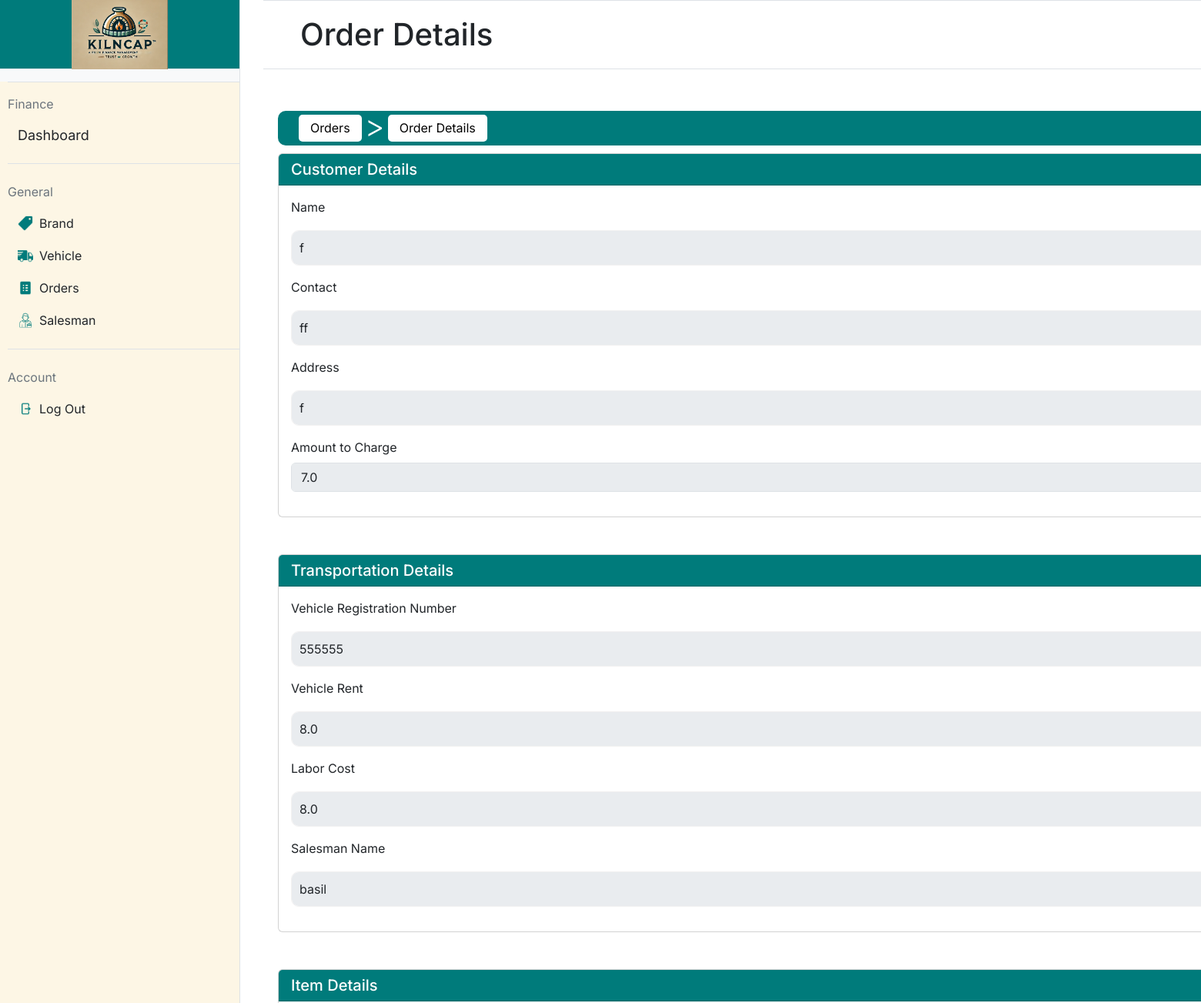
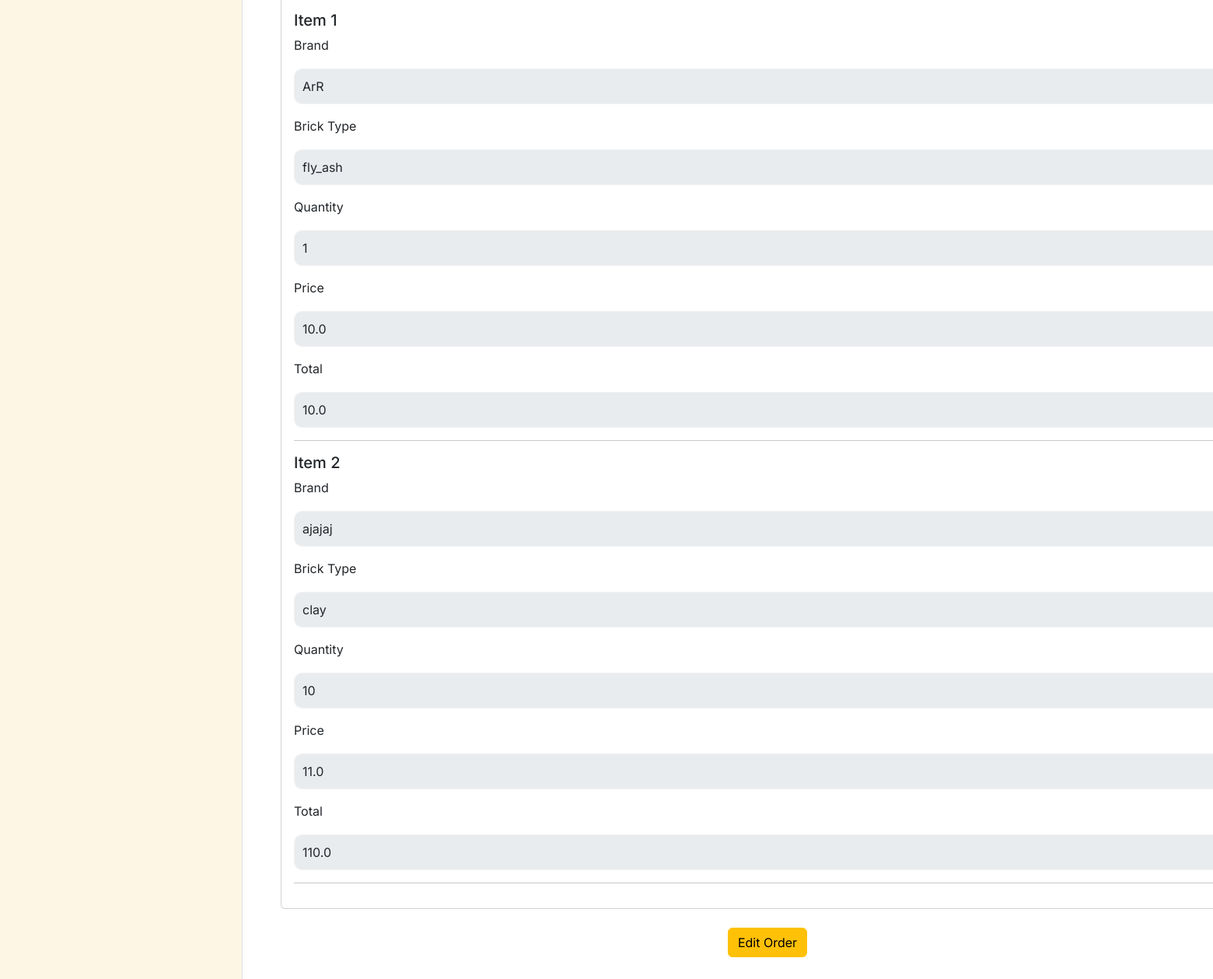
Page /order/8 on the committed database (2 pictures, top to bottom).
### app.py (models this page shows, shortened)
class Order(db.Model):
    __tablename__ = 'orders'
    id = db.Column(db.Integer, primary_key=True)  # Order ID
    customer_name = db.Column(db.String(100), nullable=False)  # Customer's name
    customer_contact = db.Column(db.String(15), nullable=False)  # Customer's contact number
    customer_address = db.Column(db.String(200), nullable=False)  # Customer's address
    vehicle_rent = db.Column(db.Float, nullable=False)  # Vehicle rent
    labor_cost = db.Column(db.Float, nullable=False)  # Labor cost
    total_amount = db.Column(db.Float, nullable=False)  # Total amount for the order
    order_date = db.Column(db.DateTime, nullable=False, default=db.func.current_timestamp())
    salesman_id = db.Column(db.Integer, db.ForeignKey('salesmen.id'), nullable=False)  # Salesman ID
    vehicle_id = db.Column(db.Integer, db.ForeignKey('vehicles.id'), nullable=False)  # Vehicle ID
    salesman = db.relationship('Salesman', backref=db.backref('orders', lazy=True))  # Salesman relationship
    vehicle = db.relationship('Vehicle', backref=db.backref('orders', lazy=True))  # Vehicle relationship
    items = db.relationship('Item', backref=db.backref('order', lazy=True), cascade='all, delete-orphan')  # Items relationship

class Vehicle(db.Model):
    __tablename__ = 'vehicles'
    id = db.Column(db.Integer, primary_key=True)
    registration_no = db.Column(db.String(20), unique=True, nullable=False)  # Vehicle registration number
    vehicle_type = db.Column(db.String(50), nullable=False)  # Type of vehicle
    capacity = db.Column(db.Integer, nullable=False)  # Capacity in kilograms
    ownership_status = db.Column(db.String(10), nullable=False)  # Ownership status (own/private)

class Salesman(db.Model):
    __tablename__ = 'salesmen'
    id = db.Column(db.Integer, primary_key=True)  # Salesman ID (Primary Key)
    name = db.Column(db.String(100), nullable=False)  # Salesman's name
    contact_no = db.Column(db.String(15), unique=True, nullable=False)  # Salesman's contact number
    cnic = db.Column(db.String(15), unique=True, nullable=False)  # Salesman's CNIC (Computerized National Identity Card)

class Item(db.Model):
    __tablename__ = 'items'
    id = db.Column(db.Integer, primary_key=True)  # Item ID
    order_id = db.Column(db.Integer, db.ForeignKey('orders.id'), nullable=False)  # Foreign key to Order table
    brick_type_name = db.Column(db.String(50), nullable=False)  # Name of the brick type
    brand_id = db.Column(db.Integer, db.ForeignKey('brands.id'), nullable=False)  # Brand ID
    quantity = db.Column(db.Integer, nullable=False)  # Quantity of the brick
    price = db.Column(db.Float, nullable=False)  # Price of the brick
    total_price = db.Column(db.Float, nullable=False)  # Total price for this item (quantity * price)
    brand = db.relationship('Brand', backref=db.backref('items', lazy=True))

class Brand(db.Model):
    __tablename__ = 'brands'
    id = db.Column(db.Integer, primary_key=True, autoincrement=True)
    name = db.Column(db.String(30), nullable=False)
    location = db.Column(db.String(100), nullable=False)
    contact_no = db.Column(db.String(12), unique=True, nullable=False)
    principal_contact = db.Column(db.String(12), nullable=False)
    brick_types = db.relationship('BrickType', backref='brand', cascade="all, delete-orphan")
    def __repr__(self):
        return f"<Brand {self.name} - Location: {self.location}>"

### app.py (the view)
@app.route('/order/<int:order_id>', methods=['GET'])
def order_details(order_id):
    order = Order.query.get_or_404(order_id)
    return render_template('order_details.html', order=order)

### templates/order_details.html (shortened to what this page needs)
{% extends "base.html" %}
{% block mainheading %}
    Order Details
{% endblock %}
{% block maincontent %}
<nav class="navbar navbar-expand-lg"
    style="background-color: #007b7b; border-radius: 10px; padding: 5px 15px; height: 45px; width: 100%;">
    <div class="container-fluid d-flex align-items-center">
        <div class="collapse navbar-collapse" id="navbarNav">
            <ul class="navbar-nav d-flex align-items-center">
                <li class="nav-item">
                    <a class="nav-link text-black"
                        href="{{ url_for('orders') }}"
                        style="background-color: white; color: black; border-radius: 5px; padding: 5px 15px; height: 35px; line-height: 25px; transition: all 0.3s ease; text-decoration: none;"
                        onmouseover="this.style.backgroundColor='#f0f0f0'; this.style.color='white';"
                        onmouseout="this.style.backgroundColor='white'; this.style.color='black';">Orders</a>
                </li>
                <li class="mx-1"
                    style="color: white;padding-bottom: 5px; font-size: 40px; font-weight:300">&gt;</li>
                <li class="nav-item">
                    <a class="nav-link text-black" href="#"
                        style="background-color: white; color: black; border-radius: 5px; padding: 5px 15px; height: 35px; line-height: 25px; text-decoration: none;">Order
                        Details</a>
                </li>
            </ul>
        </div>
    </div>
</nav>
<div class="d-flex flex-column gap-4" style="padding-top: 10px;">
    <div class="card mb-4" >
        <div class="card-header text-white" style="background-color: #007B7B;">
            <h5 class="mb-0">Customer Details</h5>
        </div>
        <div class="card-body">
            <div class="mb-3">
                <label class="form-label">Name</label>
                <input type="text" id="customer_name" class="form-control" value="{{ order.customer_name }}" disabled>
            </div>
            <div class="mb-3">
                <label class="form-label">Contact</label>
                <input type="text" id="customer_name" class="form-control" value="{{ order.customer_contact }}" disabled>
            </div>
            <div class="mb-3">
                <label class="form-label">Address</label>
                <input type="text" id="customer_name" class="form-control" value="{{ order.customer_address }}" disabled>
            </div>
            <div class="mb-3">
                <label for="total_amount" class="form-label">Amount to Charge</label>
                <input type="number" id="total_amount" class="form-control" value="{{ order.total_amount }}" disabled>
            </div>
        </div>
    </div>
    <div class="card mb-4">
        <div class="card-header text-white" style="background-color: #007B7B;">
            <h5 class="mb-0">Transportation Details</h5>
        </div>
        <div class="card-body">
            <div class="mb-3">
                <label class="form-label">Vehicle Registration Number</label>
                <input type="text" id="customer_name" class="form-control" value="{{ order.vehicle.registration_no }}" disabled>
            </div>
            <div class="mb-3">
                <label class="form-label">Vehicle Rent</label>
                <input type="text" id="customer_name" class="form-control" value="{{ order.vehicle_rent }}" disabled>
            </div>
            <div class="mb-3">
                <label class="form-label">Labor Cost</label>
                <input type="text" id="customer_name" class="form-control" value="{{ order.labor_cost }}" disabled>
            </div>
            <div class="mb-3">
                <label class="form-label">Salesman Name</label>
                <input type="text" id="customer_name" class="form-control" value="{{ order.salesman.name }}" disabled>
            </div>
        </div>
    </div>
    <div class="card mb-4">
        <div class="card-header text-white" style="background-color: #007B7B;">
            <h5 class="mb-0">Item Details</h5>
        </div>
        <div class="card-body">
            {% for item in order.items %}
            <div class="mb-3">
                <h5>Item {{ loop.index }}</h5>
                <div class="mb-3">
                    <label class="form-label">Brand</label>
                    <input type="text" id="brand_name" class="form-control" value="{{ item.brand.name }}" disabled>
                </div>
                <div class="mb-3">
                    <label class="form-label">Brick Type</label>
                    <input type="text" id="customer_name" class="form-control" value="{{ item.brick_type_name }}" disabled>
                </div>
                <div class="mb-3">
                    <label class="form-label">Quantity</label>
                    <input type="text" id="quantity" class="form-control" value="{{ item.quantity }}" disabled>
                </div>
                <div class="mb-3">
                    <label class="form-label">Price</label>
                    <input type="text" id="price" class="form-control" value="{{ item.price }}" disabled>
                </div>
                <div class="mb-3">
                    <label class="form-label">Total</label>
                    <input type="text" id="total_amount" class="form-control" value="{{ item.total_price }}" disabled>
                </div>
                <hr>
            </div>
            {% endfor %}
        </div>
    </div>
</div>
<div class="text-center" style=" padding-bottom: 50px;  ">
    <a href="{{ url_for('edit_order', order_id=order.id) }}" class="btn btn-warning">Edit Order</a>
</div>
{% endblock %}

### static/styles.css (style rules this page uses)
body { font-family: "Inter"; margin: 0; height: 100vh; display: flex; }
input[type="text"], input[type="password"] { width: 100%; padding: 10px; margin-top: 10px; background-color: #f2f1f1; border: 1px solid #f2f1f1; border-radius: 10px; }

### rows in the picture
Order: customer_name "f", customer_contact "ff", customer_address "f", total_amount "7.0", vehicle_rent "8.0", labor_cost "8.0"
Vehicle: vehicle.registration_no "555555"
Salesman: salesman.name "basil"
Item: brand.name "ArR", brick_type_name "fly_ash", quantity "1", price "10.0", total_price "10.0"
Item: brand.name "ajajaj", brick_type_name "clay", quantity "10", price "11.0", total_price "110.0"
